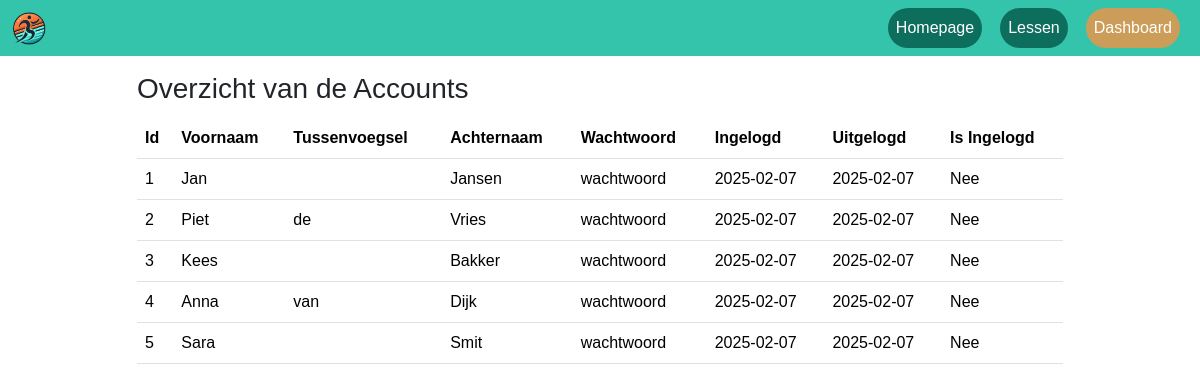
/acount/acount.php, run on the app's committed database.
### tables this page shows
CREATE TABLE Gebruiker (
     Id                 INT             NOT NULL AUTO_INCREMENT,
     Voornaam           VARCHAR(50)     NOT NULL,
     Tussenvoegsel      VARCHAR(10)     DEFAULT NULL,
     Achternaam         VARCHAR(50)     NOT NULL,
     Gebruikersnaam     VARCHAR(100)    NOT NULL,
     Email              VARCHAR(100)    NOT NULL,
     Wachtwoord         VARCHAR(20)     NOT NULL,
     IsIngelogd         BIT             NOT NULL DEFAULT 0,
     Ingelogd           DATE            NOT NULL,
     Uitgelogd          DATE            NOT NULL,
     IsActief           BIT             NOT NULL DEFAULT 1,
     Opmerking          VARCHAR(250)    DEFAULT NULL,
     DatumAangemaakt    DATETIME(6)     NOT NULL,
     DatumGewijzigd     DATETIME(6)     NOT NULL,
     CONSTRAINT PK_Gebruiker_Id PRIMARY KEY (Id)
 );

### acount/acount.php (the view, shortened to what this page needs)
<?php
    include('../DB/config.php');
    $dsn = "mysql:host=$dbHost;
            dbname=$dbName;
            charset=UTF8";
    $pdo = new PDO($dsn, $dbUser, $dbPass);
    $sql = "SELECT  ACC.Id
                   ,ACC.Voornaam
                   ,ACC.Tussenvoegsel
                   ,ACC.Achternaam
                   ,ACC.Wachtwoord
                   ,ACC.IsIngelogd
                   ,ACC.Ingelogd
                   ,ACC.Uitgelogd
            FROM Gebruiker  AS ACC";
    $statement = $pdo->prepare($sql);
    $statement->execute();
    $result = $statement->fetchAll(PDO::FETCH_OBJ);
?>
<!DOCTYPE html>
<html lang="en">
<head>
    <link href="https://cdn.jsdelivr.net/npm/bootstrap@5.3.3/dist/css/bootstrap.min.css" rel="stylesheet"
>
    <link rel="stylesheet" href="../style.css">
</head>
<body>
    <nav class="navbar navbar-expand-lg navbar-custom sticky">
        <div class="container-fluid">
            <ul>
                <li>
                    <img src="../Image/Logo.png" alt="logo" class="logo">
                </li>
            </ul>
            <ul class="navbar-nav">
                <li class="nav-item">
                    <a class="nav-link" href="../index.html">Homepage</a>
                </li>
                <li class="nav-item">
                    <a class="nav-link" href="../gebruikerslessen/lessen.php">Lessen</a>
                </li>
                <li class="nav-item">
                    <a class="nav-link active" href="../dashboard/dashboard.html">Dashboard</a>
                </li>
            </ul>
        </div>
    </nav>
    <div class="container">
        <div class="row mb-1 ">
            <div class="col-1"></div>
            <div class="col-10 title"><h3>Overzicht van de Accounts</h3></div>
            <div class="col-1"></div>
        </div>
    </div>
    <div class="container">
        <div class="row">
            <div class="col-1"></div>
            <div class="col-10">
                <table class="table table-hover" id="table-leden">
                    <thead>
                        <th>Id</th>
                        <th>Voornaam</th>
                        <th>Tussenvoegsel</th>
                        <th>Achternaam</th>
                        <th>Wachtwoord</th>
                        <th>Ingelogd</th>
                        <th>Uitgelogd</th>
                        <th>Is Ingelogd</th>
                    </thead>
                    <tbody>
                        <?php foreach($result as $LedenInfo) : ?>
                            <tr>
                              <td><?= $LedenInfo->Id ?></td>
                              <td><?= $LedenInfo->Voornaam ?></td>
                              <td><?= $LedenInfo->Tussenvoegsel ?></td>
                              <td><?= $LedenInfo->Achternaam ?></td>
                              <td><?= $LedenInfo->Wachtwoord ?></td>
                              <td><?= $LedenInfo->Ingelogd ?></td>
                              <td><?= $LedenInfo->Uitgelogd ?></td>
                              <td><?= $LedenInfo->IsIngelogd ? 'Ja' : 'Nee' ?></td>
                            </tr>
                        <?php endforeach ?>
                    </tbody>
                </table>
            </div>
            <div class="col-1"></div>
        </div>
    </div>
</body>
</html>

### style.css (style rules this page uses)
html, body { margin: 0; padding: 0; font-family: 'Verdana', sans-serif; }
.navbar-custom { background-color: #34C4AC; }
.nav-link { color: white !important; padding: 8px 16px; border-radius: 50px; background: rgba(2, 82, 69, 0.75); margin-right: 0.5rem }
.nav-link.active { background: rgba(255, 144, 60, 0.75); color: white !important; }
.sticky { position: sticky; top: 0; z-index: 1020; }
.logo { height: 35px; }
ul { list-style-type: none; margin: 0; padding: 0; }
.navbar-custom .container-fluid { display: flex; justify-content: space-between; align-items: center; flex-wrap: nowrap; }
.navbar-nav { display: flex; flex-direction: row; gap: 10px; flex-wrap: nowrap; }
.title { margin-top: 1em; }

### data on the page
gebruiker: Id "1", Voornaam "Jan", Achternaam "Jansen", Wachtwoord "wachtwoord", Ingelogd "2025-02-07", Uitgelogd "2025-02-07", IsIngelogd "Nee"
gebruiker: Id "2", Voornaam "Piet", Tussenvoegsel "de", Achternaam "Vries", Wachtwoord "wachtwoord", Ingelogd "2025-02-07", Uitgelogd "2025-02-07", IsIngelogd "Nee"
gebruiker: Id "3", Voornaam "Kees", Achternaam "Bakker", Wachtwoord "wachtwoord", Ingelogd "2025-02-07", Uitgelogd "2025-02-07", IsIngelogd "Nee"
gebruiker: Id "4", Voornaam "Anna", Tussenvoegsel "van", Achternaam "Dijk", Wachtwoord "wachtwoord", Ingelogd "2025-02-07", Uitgelogd "2025-02-07", IsIngelogd "Nee"
gebruiker: Id "5", Voornaam "Sara", Achternaam "Smit", Wachtwoord "wachtwoord", Ingelogd "2025-02-07", Uitgelogd "2025-02-07", IsIngelogd "Nee"
